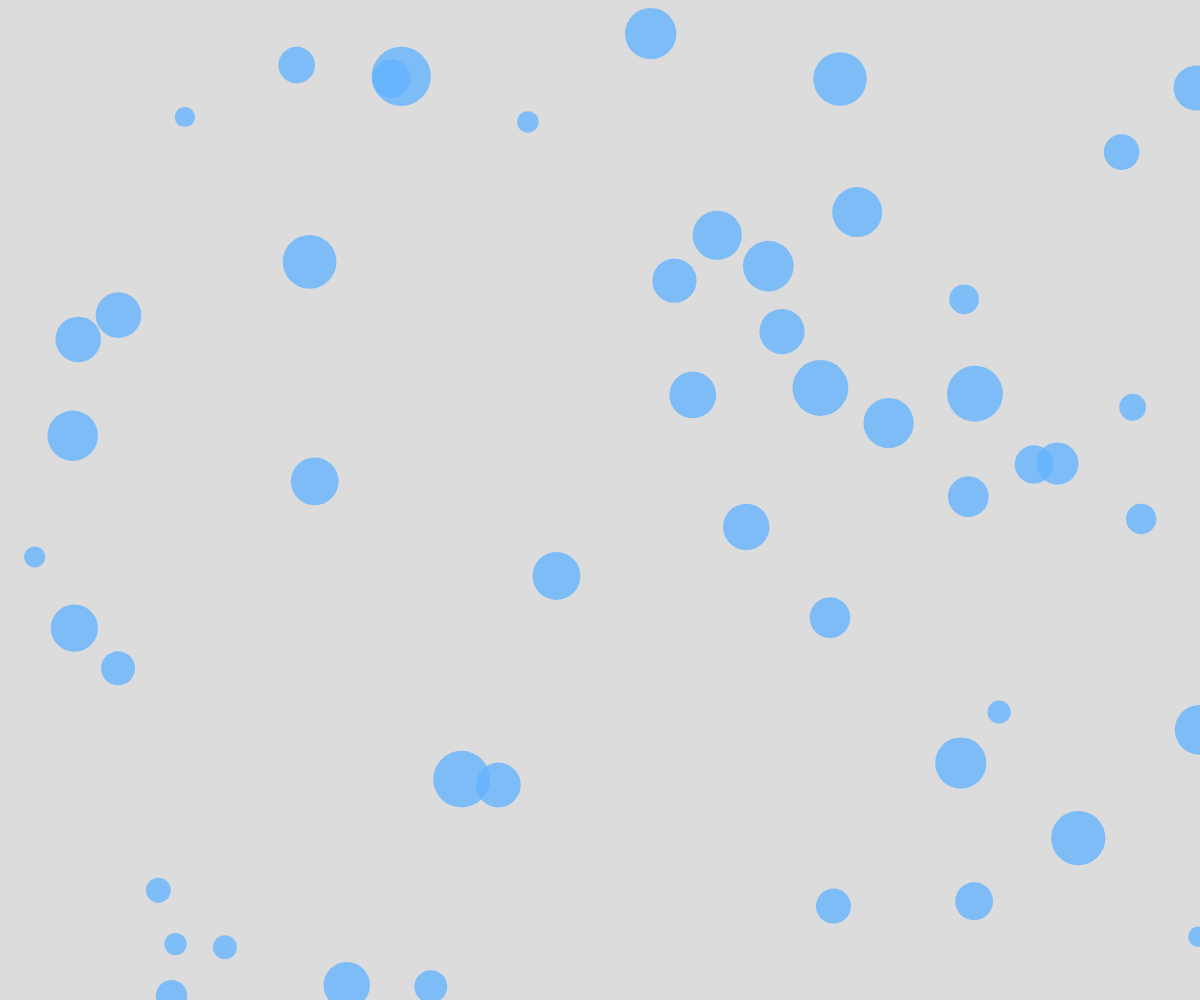
Frame 1 (no input)
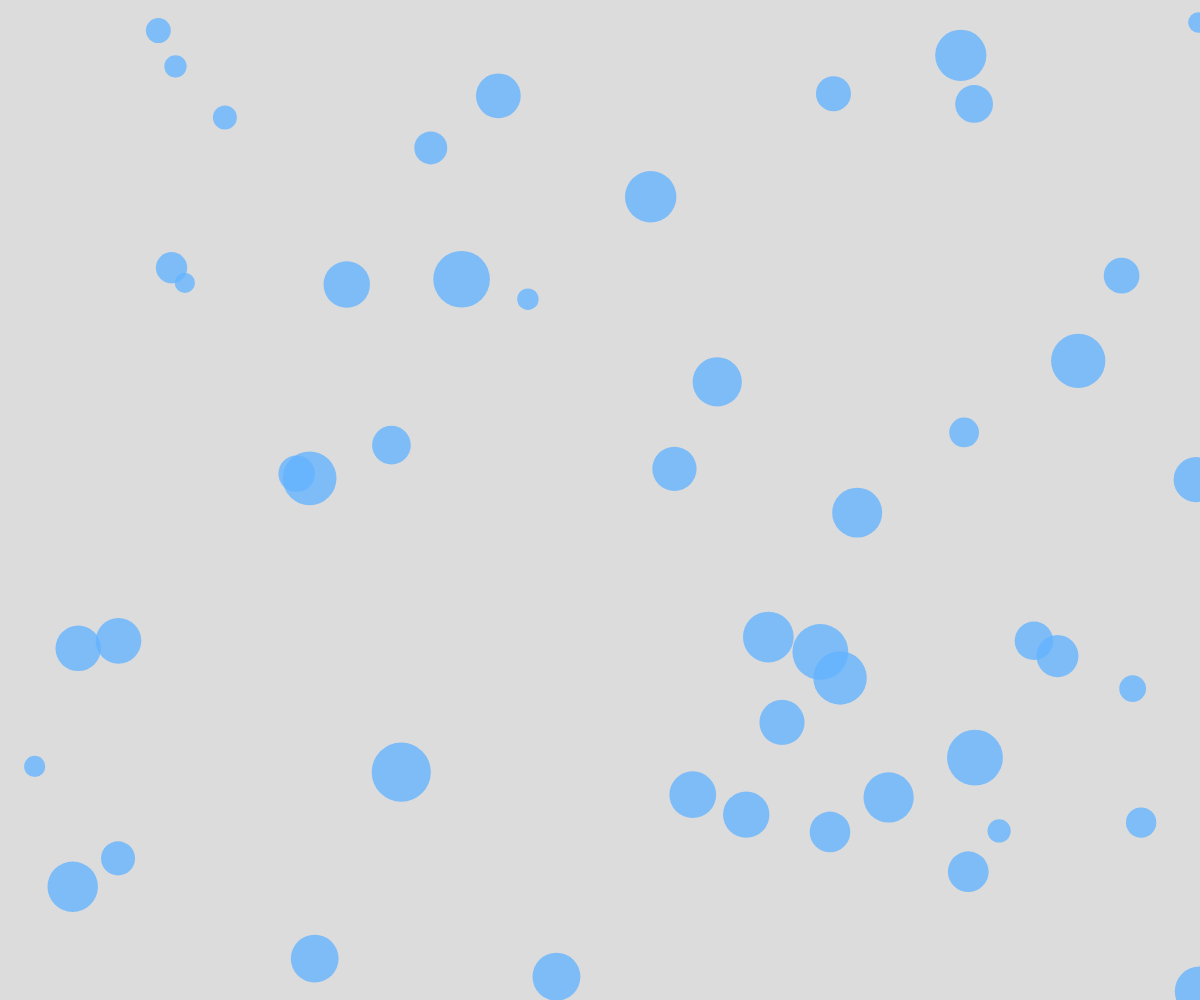
Frame 60 (no input)
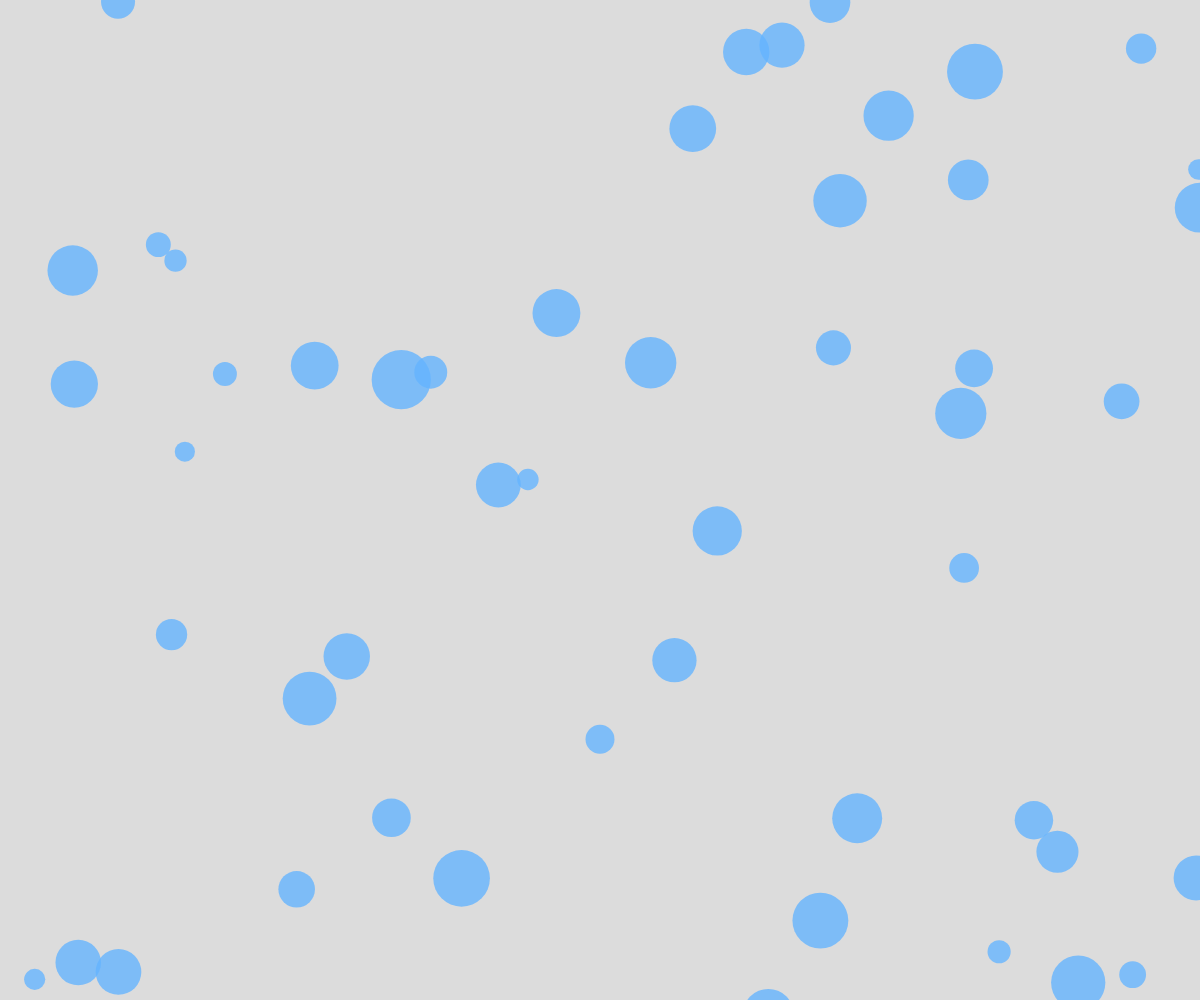
Frame 120 (the mouse pressed at the canvas centre since frame 60)

The p5.js sketch that drew these frames (run headless with seeded random() and noise() and a simulated clock; from frame 60 on, the mouse is pressed at the canvas centre):

// p5.js sketch
// ── sketch.js
let things = [];

class Thing {
  constructor(x, y) {
    this.x = x;
    this.y = y;
    this.dropWidth = random(20, 60);
    this.dropHeight = random(30, 90);
  }

  draw() {
    let parallax = map(this.dropHeight, 30, 90, 0.5, 2);
    // Make speed slower for smaller circles
    let sizeFactor = map(this.dropWidth, 20, 60, 0.5, 1.5); // smaller width = smaller factor
    let speed = 4 * parallax * sizeFactor;
    this.y += speed;

    if (this.y > height + this.dropHeight / 2) {
      this.y = -this.dropHeight / 2;
    }

    noStroke();
    fill(100, 180, 255, 200);
    ellipse(this.x, this.y, this.dropWidth, this.dropWidth);
  }
}

function setup() {
  createCanvas(windowWidth, windowHeight);

  for (let i = 0; i < 50; i++) {
    things.push(new Thing(random(width), random(height)));
  }
}

function windowResized() {
  resizeCanvas(windowWidth, windowHeight);
}

function draw() {
  background(220);

  for (let t of things) {
    t.draw();
  }
}

function mousePressed() {
  things.push(new Thing(mouseX, mouseY));
}
